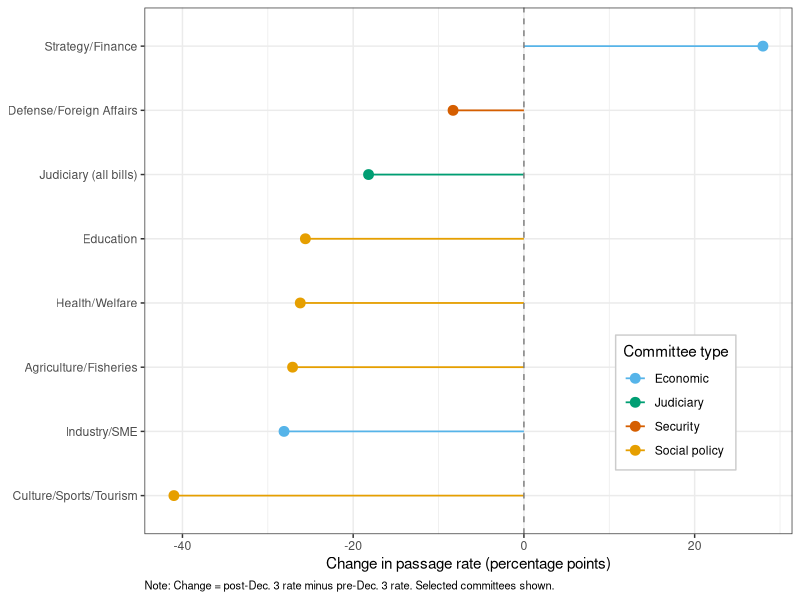
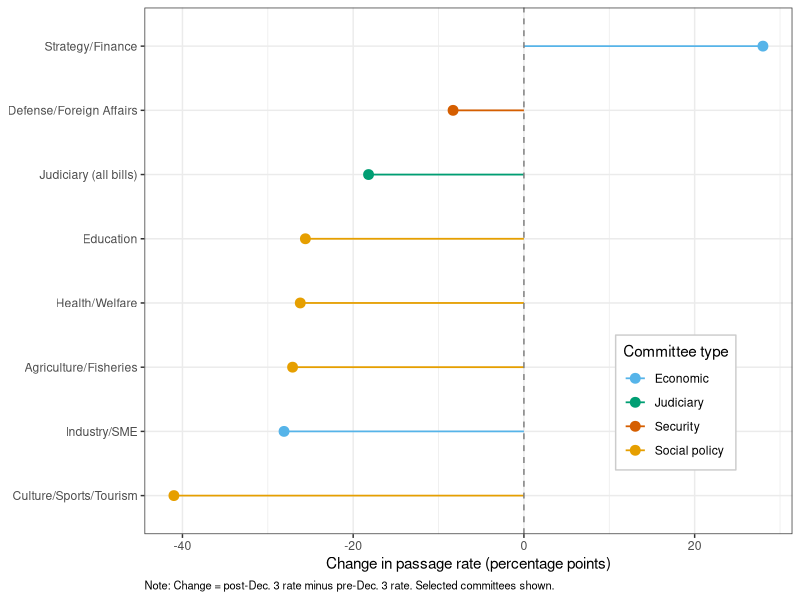

Write the R code that produced these figures, in order.
# Auto-generated figure for article
Sys.setenv(KBL_DATA = "/Users/kyusik/kna/data/processed")
# Figure 1: Committee-level passage rate changes around December 3
library(ggplot2)
library(dplyr)

committees <- data.frame(
  committee = c("Culture/Sports/Tourism",
                "Industry/SME",
                "Agriculture/Fisheries",
                "Health/Welfare",
                "Education",
                "Judiciary (all bills)",
                "Defense/Foreign Affairs",
                "Strategy/Finance"),
  change = c(-41.0, -28.1, -27.1, -26.2, -25.6, -18.2, -8.3, 28.0),
  type = c("Social policy", "Economic", "Social policy",
            "Social policy", "Social policy", "Judiciary",
            "Security", "Economic")
)

# Okabe-Ito palette subset
palette <- c("Social policy" = "#E69F00", "Economic" = "#56B4E9",
             "Judiciary" = "#009E73", "Security" = "#D55E00")

ggplot(committees, aes(x = change,
                       y = reorder(committee, change),
                       color = type)) +
  geom_point(size = 3) +
  geom_segment(aes(xend = 0, yend = committee), linewidth = 0.6) +
  geom_vline(xintercept = 0, linetype = "dashed", color = "gray50") +
  scale_color_manual(values = palette, name = "Committee type") +
  labs(x = "Change in passage rate (percentage points)",
       y = NULL,
       caption = paste("Note: Change = post-Dec. 3 rate minus",
                       "pre-Dec. 3 rate. Selected committees shown.")) +
  theme_bw(base_size = 11) +
  theme(legend.position = c(0.82, 0.25),
        legend.background = element_rect(fill = "white", color = "gray80"),
        plot.caption = element_text(hjust = 0, size = 8))
ggsave("/Volumes/kyusik-ssd/kyusik-research/projects/kna-research-agents/articles/figures/fig_1.pdf", width = 7, height = 4.5)
